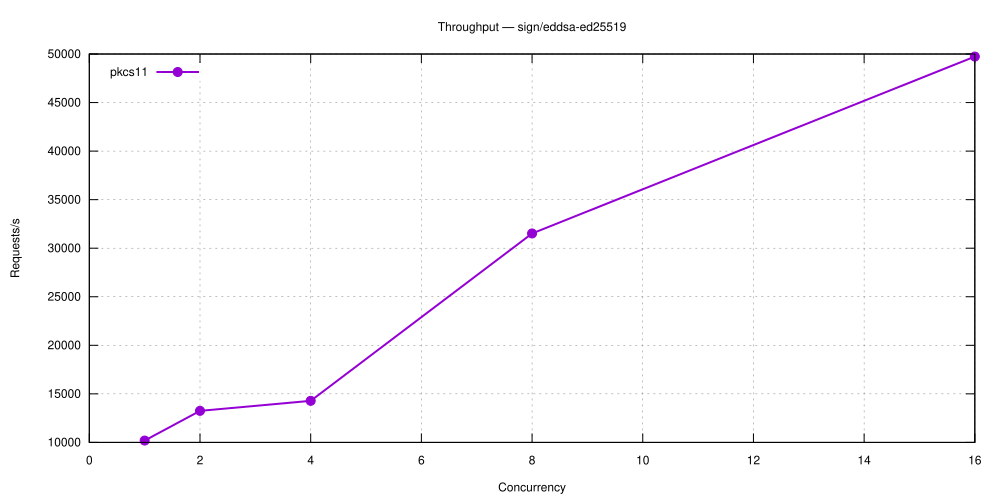

Reproduce this figure in gnuplot.
set terminal svg size 1000,500 enhanced font 'Helvetica,12'
set output 'sign_eddsa-ed25519.svg'
set title 'Throughput — sign/eddsa-ed25519'
set grid
set xlabel 'Concurrency'
set ylabel 'Requests/s'
set key top left
plot 'sign_eddsa-ed25519-5.27.1-pkcs11.dat' using 1:2 with linespoints lw 2 pt 7 title 'pkcs11'
